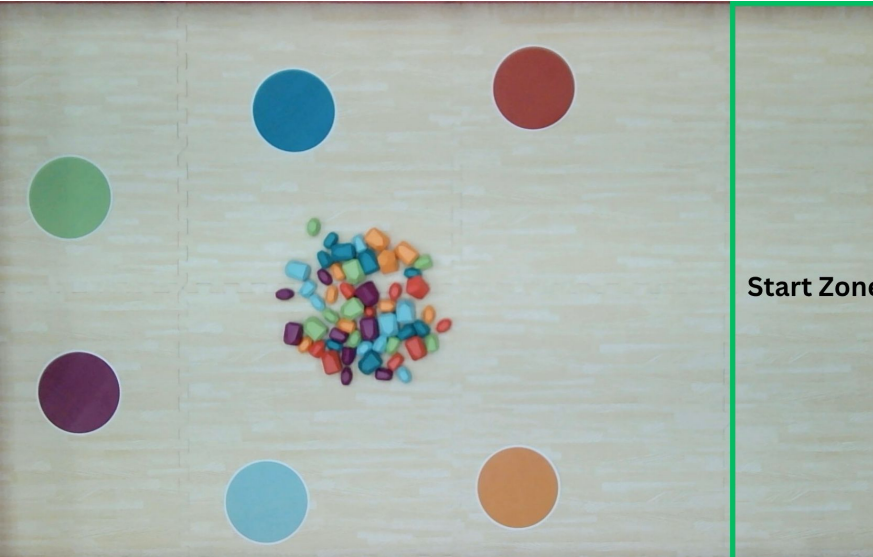
#> input picture img/map.png, 873 x 557 px
$ python detect_color_stones_ai3.py
#> lines starting #> are read from the running program, lines starting #| are printed output that depends on the picture; after the words box and inside, x2 and y2 are one past the last pixel; in counts of white or black regions, pixels touching at a corner belong together
import cv2
import numpy as np
import math


# =========================================================
# 1. เปิดภาพต้นฉบับ
# =========================================================

img = cv2.imread("img/map.png")
#> img is the input picture: shape (557, 873, 3); mean B, G, R 172.7, 180, 170.4

if img is None:
    print("ไม่พบไฟล์ img/map.png")
    exit()

# สำคัญมาก!!
# original จะไม่ถูกวาดอะไรลงไปเลย
original = img.copy()

hsv = cv2.cvtColor(original, cv2.COLOR_BGR2HSV)
#> hsv: shape (557, 873, 3); mean H, S, V 64.6, 27.8, 183.8


# =========================================================
# 2. สีสำหรับหา "วงกลมใหญ่"
# =========================================================

circle_colors = {

    "GREEN":  ((35, 40, 40), (85, 255, 255)),

    "BLUE":   ((88, 160, 50), (105, 255, 230)),

    "RED":    ((0, 60, 40), (10, 255, 255)),

    "PURPLE": ((130, 40, 40), (170, 255, 255)),

    "CYAN":   ((80, 20, 120), (100, 155, 255)),

    "ORANGE": ((10, 60, 40), (25, 255, 255))
}


# =========================================================
# 3. หา 6 วงกลมใหญ่
# =========================================================

big_circles = []

for color_name, (lower, upper) in circle_colors.items():

    lower = np.array(lower)
    upper = np.array(upper)

    mask = cv2.inRange(
        hsv,
        lower,
        upper
    )

    mask = cv2.morphologyEx(
        mask,
        cv2.MORPH_OPEN,
        np.ones((5, 5), np.uint8)
    )

    contours, _ = cv2.findContours(
        mask,
        cv2.RETR_EXTERNAL,
        cv2.CHAIN_APPROX_SIMPLE
    )

    for contour in contours:

        area = cv2.contourArea(contour)

        if area < 3000:
            continue

        perimeter = cv2.arcLength(
            contour,
            True
        )

        if perimeter == 0:
            continue

        circularity = (
            4 * math.pi * area
            / (perimeter * perimeter)
        )

        if circularity < 0.75:
            continue

        x, y, w, h = cv2.boundingRect(
            contour
        )

        ratio = w / h

        if ratio < 0.8 or ratio > 1.2:
            continue

        center_x = x + w // 2
        center_y = y + h // 2

        radius = int((w + h) / 4)

        # เก็บตำแหน่งวงกลม
        big_circles.append(
            (center_x, center_y, radius, color_name)
        )

        print(
            f"Circle {color_name}: "
            f"Center=({center_x},{center_y}) "
            f"Radius={radius}"
        )
#> this loop made 6 passes
#> pass 1, `mask = cv2.inRange( hsv, lower, upper )`:
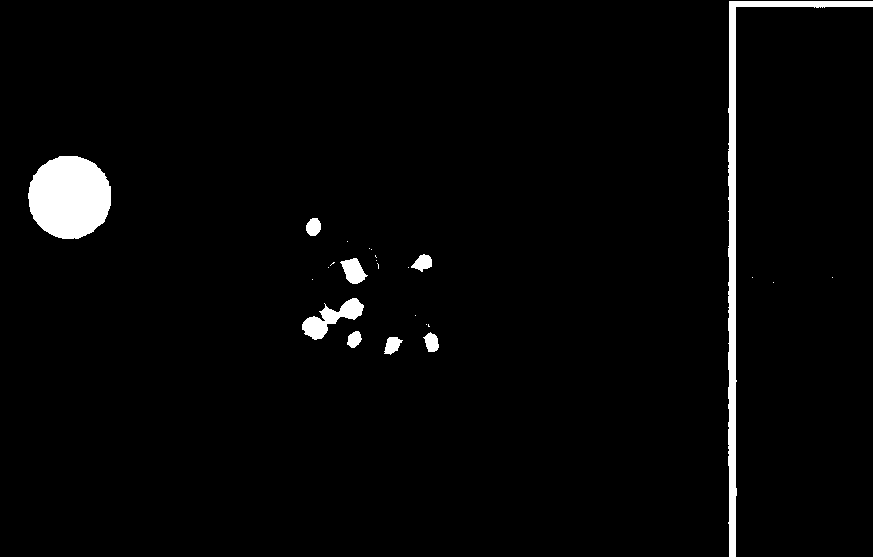
#> mask: shape (557, 873); 2.7% white; 25 white regions (16 under 20 px), largest, box (x1, y1, x2, y2) and area: (28, 156, 111, 239) 5449, (728, 1, 873, 557) 4889, (302, 298, 364, 340) 1053
#> pass 2, `mask = cv2.inRange( hsv, lower, upper )`:
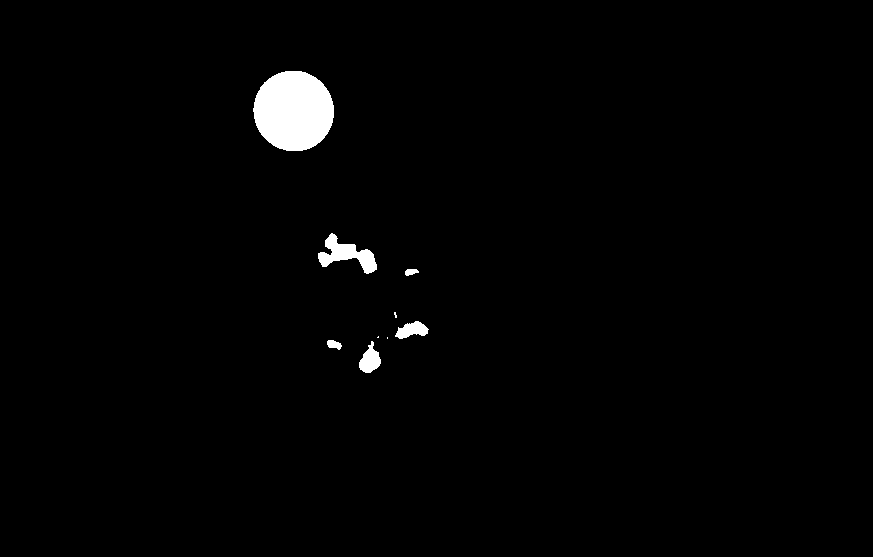
#> mask: shape (557, 873); 1.5% white; 9 white regions (3 under 20 px), largest, box (x1, y1, x2, y2) and area: (253, 71, 334, 151) 5108, (318, 233, 377, 274) 1026, (359, 341, 381, 373) 412, (395, 321, 429, 339) 367, (327, 340, 342, 350) 101, (405, 269, 419, 276) 71
#> after the loop:
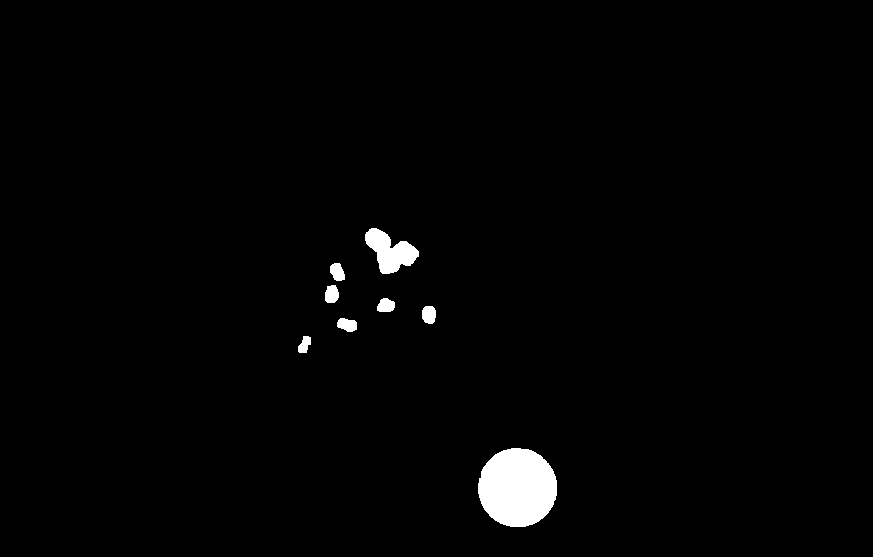
#> mask: shape (557, 873); 1.5% white; 8 white regions, largest, box (x1, y1, x2, y2) and area: (478, 448, 557, 527) 4927, (365, 228, 419, 274) 1360, (422, 306, 436, 324) 215
#> after the loop, big_circles = [(69, 197, 41, 'GREEN'), (294, 111, 40, 'BLUE'), (535, 87, 39, 'RED'), (79, 392, 40, 'PURPLE'), (266, 502, 44, 'CYAN'), (517, 487, 39, 'ORANGE')]


print(
    "\nพบวงกลมใหญ่ทั้งหมด:",
    len(big_circles)
)
#| พบวงกลมใหญ่ทั้งหมด: 6


# =========================================================
# 4. สีสำหรับ "หิน"
# =========================================================

colors = {

    "GREEN": (
        np.array([56, 50, 135]),
        np.array([88, 255, 255])
    ),

    "BLUE": (
        np.array([85, 165, 100]),
        np.array([110, 255, 255])
    ),

    "CYAN": (
        np.array([85, 100, 190]),
        np.array([110, 170, 255])
    ),

    "RED": (
        np.array([0, 70, 120]),
        np.array([5, 255, 255])
    ),

    "PURPLE": (
        np.array([108, 74, 0]),
        np.array([164, 255, 255])
    ),

    "ORANGE": (
        np.array([5, 40, 120]),
        np.array([25, 255, 255])
    )
}


# =========================================================
# 5. สีกรอบ
# =========================================================

draw_colors = {

    "GREEN":  (0, 255, 0),
    "BLUE":   (255, 0, 0),
    "CYAN":   (255, 255, 0),
    "RED":    (0, 0, 255),
    "PURPLE": (255, 0, 255),
    "ORANGE": (0, 165, 255)
}


# =========================================================
# 6. ตรวจหาหินทีละสี
# =========================================================

for color_name, (lower, upper) in colors.items():

    # ใช้ภาพต้นฉบับ
    result = original.copy()


    # -----------------------------------------------------
    # Mask สี
    # -----------------------------------------------------

    mask = cv2.inRange(
        hsv,
        lower,
        upper
    )


    # -----------------------------------------------------
    # ลด noise
    # -----------------------------------------------------

    kernel = np.ones(
        (3, 3),
        np.uint8
    )

    mask = cv2.morphologyEx(
        mask,
        cv2.MORPH_OPEN,
        kernel
    )

    mask = cv2.morphologyEx(
        mask,
        cv2.MORPH_CLOSE,
        kernel
    )


    # =====================================================
    # 7. สำคัญมาก!!
    # ลบวงกลมใหญ่ทั้ง 6 ออกจาก Mask
    # =====================================================

    for cx, cy, radius, circle_color in big_circles:

        cv2.circle(
            mask,
            (cx, cy),
            radius + 5,
            0,
            -1
        )


    # =====================================================
    # 8. หา contour ของหิน
    # =====================================================

    contours, _ = cv2.findContours(
        mask,
        cv2.RETR_EXTERNAL,
        cv2.CHAIN_APPROX_SIMPLE
    )


    count = 0


    # =====================================================
    # 9. ตรวจแต่ละ contour
    # =====================================================

    for contour in contours:

        area = cv2.contourArea(
            contour
        )

        x, y, w, h = cv2.boundingRect(
            contour
        )


        # ก้อนเล็กเกินไป
        if area < 20:
            continue


        # ตอนนี้ยอมให้ใหญ่ขึ้น
        if area > 4500:
            continue


        # ขนาดขั้นต่ำ
        if w < 5 or h < 5:
            continue


        # ก้อนที่ติดกันสามารถใหญ่กว่า 50 ได้
        if w > 100 or h > 100:
            continue


        # อัตราส่วน
        ratio = w / h

        if ratio < 0.4 or ratio > 2.5:
            continue


        # =================================================
        # วาดกรอบ
        # =================================================

        cv2.rectangle(
            result,
            (x, y),
            (x + w, y + h),
            draw_colors[color_name],
            2
        )

        count += 1


    print(
        color_name,
        "found:",
        count
    )


    # =====================================================
    # 10. แสดงผล
    # =====================================================

    cv2.imshow(
        "Stone Detection",
        result
    )


    key = cv2.waitKey(2000)

    if key == 27:
        break
#> this loop made 1 pass; (key Esc is pressed on pass 1)
#> pass 1, `mask = cv2.inRange( hsv, lower, upper )`:
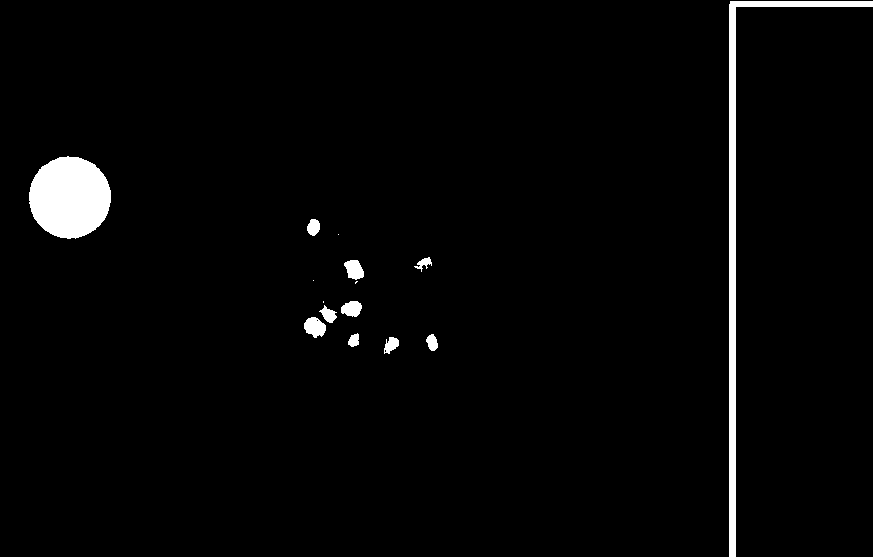
#> mask: shape (557, 873); 2.4% white; 15 white regions (4 under 20 px), largest, box (x1, y1, x2, y2) and area: (29, 156, 111, 239) 5275, (729, 1, 873, 557) 4711, (304, 317, 326, 338) 325
#> pass 1, `cv2.imshow( "Stone Detection", result )`:
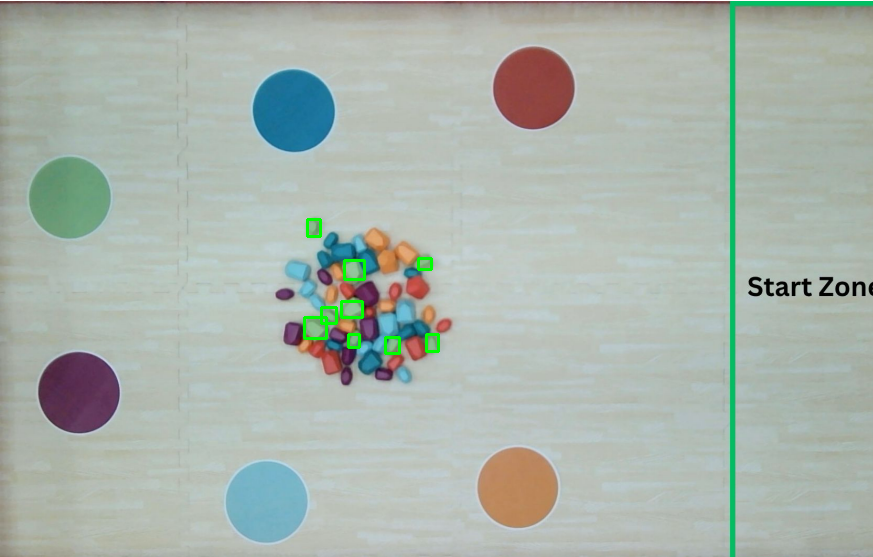
#> window 'Stone Detection': shape (557, 873, 3); mean B, G, R 172.3, 180.4, 170
#> after the loop:
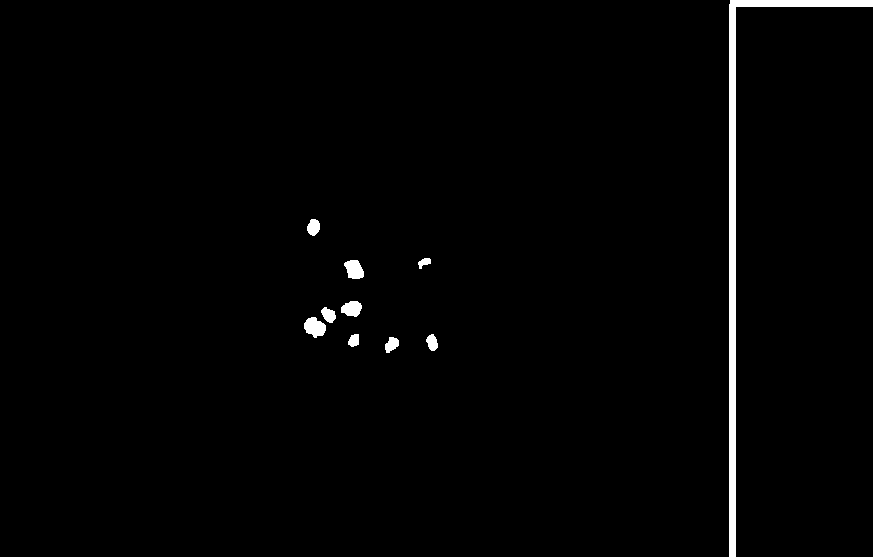
#> mask: shape (557, 873); 1.3% white; 10 white regions, largest, box (x1, y1, x2, y2) and area: (729, 0, 873, 557) 4854, (304, 317, 326, 338) 320, (344, 260, 364, 279) 284


cv2.destroyAllWindows()
